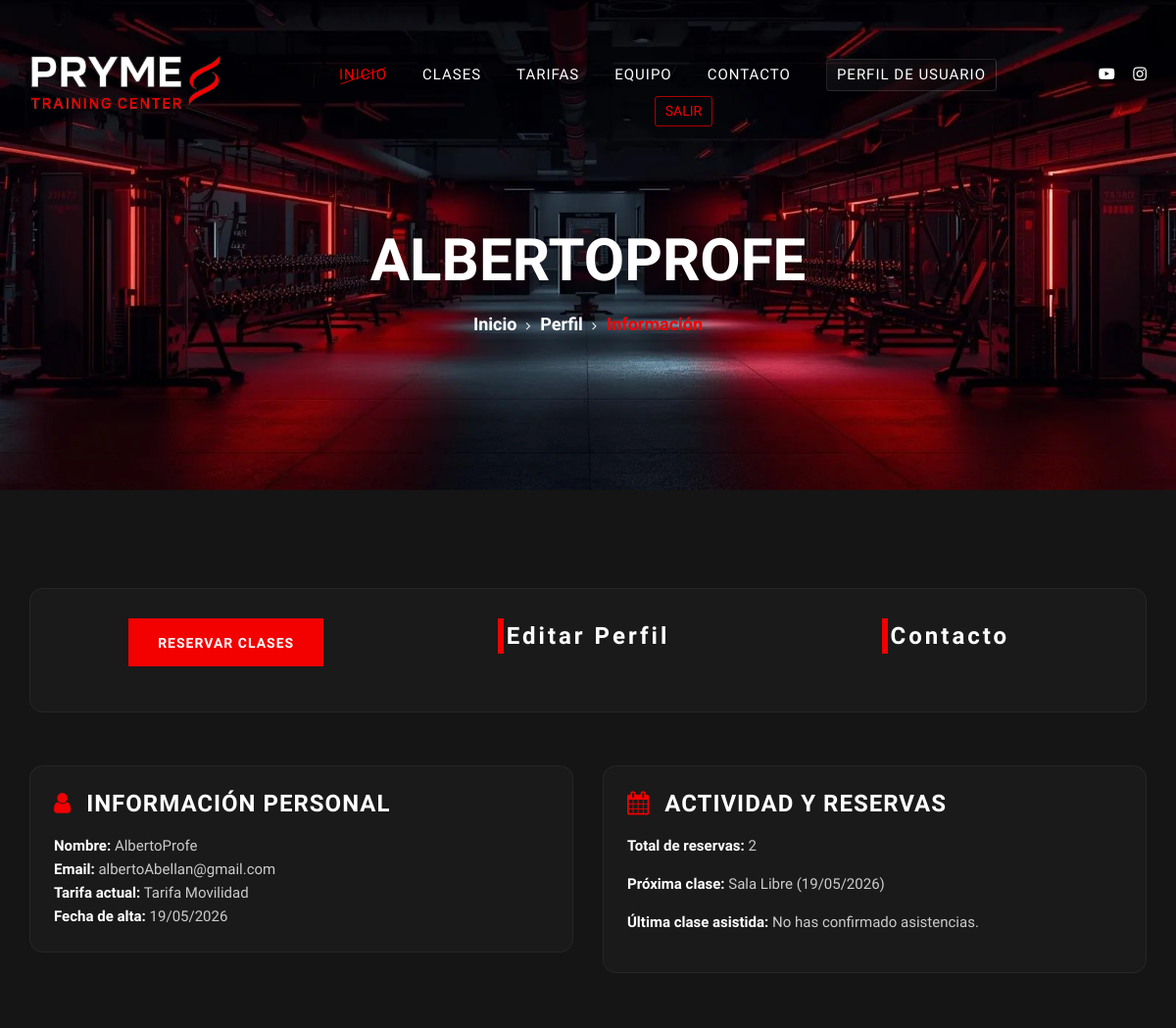
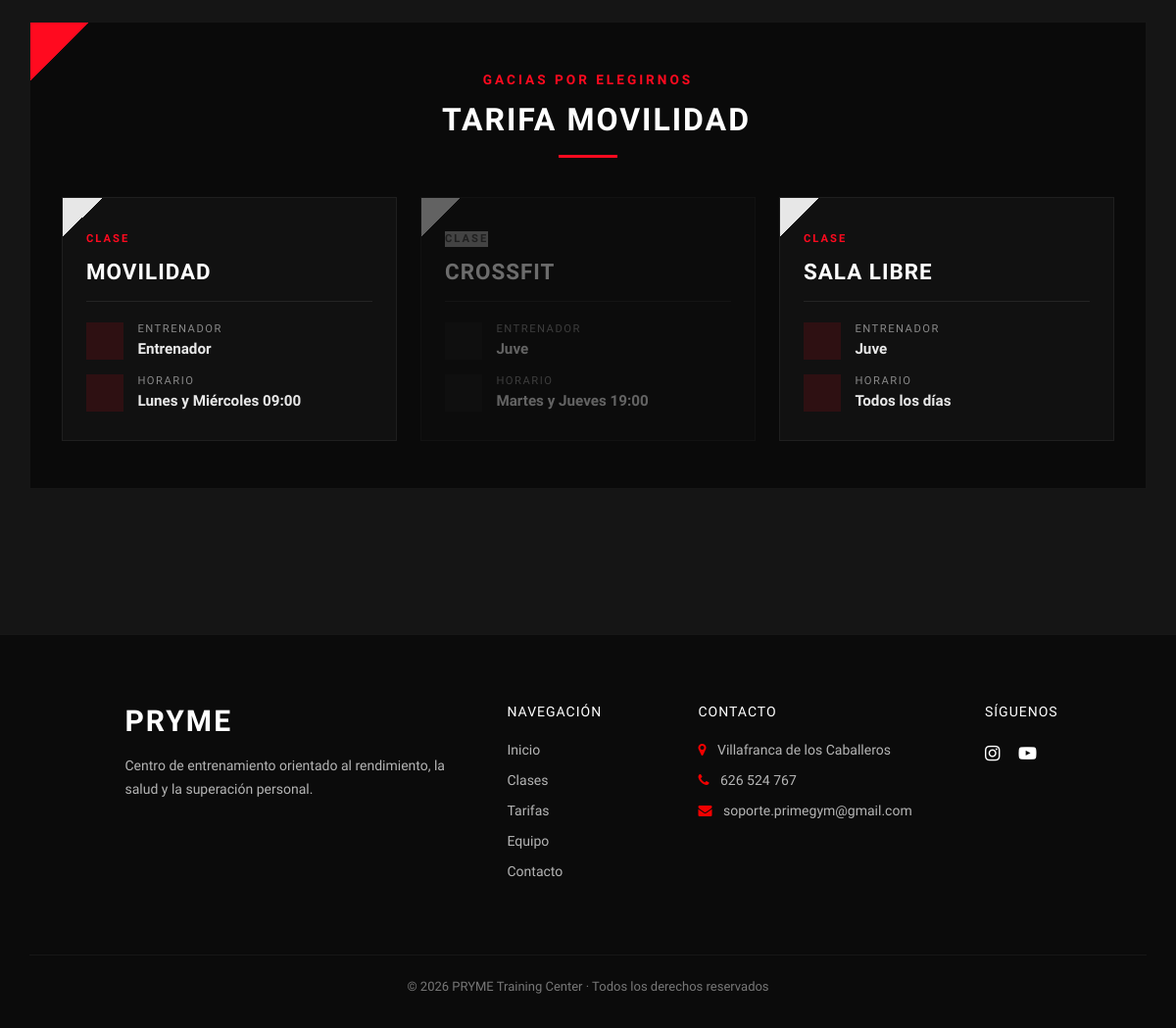
The app's page /perfil/ (signed in) with its own data (2 pictures, top to bottom).
### gimnasio/models.py (models this page shows, shortened)
class Cliente(models.Model):
    user = models.OneToOneField(User, on_delete=models.CASCADE)
    telefono = models.CharField(max_length=20, blank=True)
    tarifa = models.ForeignKey(Tarifa, on_delete=models.SET_NULL, null=True, blank=True)
    fecha_registro = models.DateField(auto_now_add=True)
    @property
    def nombre(self):
        return self.user.username
    @property
    def email(self):
        return self.user.email

class Tarifa(models.Model):
    nombre = models.CharField(max_length=50)
    precio = models.DecimalField(max_digits=10, decimal_places=2)
    duracion_meses = models.IntegerField()
    descripcion = models.TextField(blank=True, null=True)
    def __str__(self):
        return self.nombre

class Reserva(models.Model):
    ESTADOS = [
        ('reservada', 'Reservada'),
        ('asistio', 'Asistió'),
        ('cancelada', 'Cancelada'),
    ]
    cliente = models.ForeignKey(Cliente, on_delete=models.CASCADE, related_name="reservas")
    clase = models.ForeignKey(Clase, on_delete=models.CASCADE, related_name="reservas")
    fecha_reserva = models.DateField()
    estado = models.CharField(max_length=10, choices=ESTADOS, default='reservada')
    class Meta:
        unique_together = ('cliente', 'clase', 'fecha_reserva')

class Clase(models.Model):
    nombre = models.CharField(max_length=100)
    descripcion = models.TextField(blank=True, null=True)
    horario = models.CharField(max_length=50)
    entrenador = models.ForeignKey(Entrenador, on_delete=models.SET_NULL, null=True, related_name="clases")
    tarifas = models.ManyToManyField(Tarifa, related_name="clases")
    capacidad = models.IntegerField(default=20)

class Entrenador(models.Model):
    ROLES = (
        ('admin', 'Administrador'),
        ('empleado', 'Empleado'),
    )
    user = models.OneToOneField(User, on_delete=models.CASCADE)
    telefono = models.CharField(max_length=20, blank=True)
    especialidad = models.CharField(max_length=100)
    rol = models.CharField(max_length=20, choices=ROLES, default='empleado')
    @property
    def nombre(self):
        return self.user.username

### perfil/views.py (the view)
# urls.py: path('', views.dashboard, name='dashboard'),
@login_required
def dashboard(request):
    if request.user.is_staff:
        raise PermissionDenied
    cliente = get_cliente_actual(request)
    clases = Clase.objects.all().prefetch_related('tarifas')
    for clase in clases:
        clase.disponible = cliente.tarifa in clase.tarifas.all()
    reservas = cliente.reservas.all().order_by('fecha_reserva')
    proxima_reserva = reservas.filter(
        fecha_reserva__gte=date.today(),
        estado='reservada'
    ).first()
    ultima_asistencia = reservas.filter(
        estado='asistio'
    ).order_by('-fecha_reserva').first()
    context = {
        'cliente': cliente,
        'tarifa': cliente.tarifa,
        'num_reservas': reservas.count(),
        'proxima_reserva': proxima_reserva,
        'ultima_asistencia': ultima_asistencia,
        'clases': clases,
    }
    return render(request, 'perfil/dashboard.html', context)

### perfil/templates/perfil/dashboard.html
{% extends 'perfil/components/base_perfil.html' %}
{% block pagina %}Información{% endblock %}
{% block contenido %}
<div class="row">
    <div class="col-lg-12">
        {% include 'perfil/components/acciones_rapidas.html' %}
    </div>
</div>
<div class="row">
    <div class="col-lg-6 mb-4">
        {% include 'perfil/components/resumen_cliente.html' %}
    </div>
    <div class="col-lg-6 mb-4">
        {% include 'perfil/components/resumen_reservas.html' %}
    </div>
</div>
<div class="row">
    <div class="col-lg-12 mb-4">
        {% include 'perfil/components/clases_disponibles.html' %}
    </div>
</div>
{% endblock %}

### perfil/templates/perfil/components/base_perfil.html (shortened to what this page needs)
{% load static %}
<!DOCTYPE html>
<html lang="zxx">
<head>
    <link rel="stylesheet" href="{% static 'css/bootstrap.min.css' %}" type="text/css">
    <link rel="stylesheet" href="{% static 'css/font-awesome.min.css' %}" type="text/css">
    <link rel="stylesheet" href="{% static 'css/flaticon.css' %}" type="text/css">
    <link rel="stylesheet" href="{% static 'css/owl.carousel.min.css' %}" type="text/css">
    <link rel="stylesheet" href="{% static 'css/barfiller.css' %}" type="text/css">
    <link rel="stylesheet" href="{% static 'css/magnific-popup.css' %}" type="text/css">
    <link rel="stylesheet" href="{% static 'css/slicknav.min.css' %}" type="text/css">
    <link rel="stylesheet" href="{% static 'css/style.css' %}" type="text/css">
    <link rel="stylesheet" href="{% static 'css/perfil/style_perfil.css' %}" type="text/css">
    <link rel="stylesheet" href="https://unpkg.com/aos@next/dist/aos.css" />
</head>
<body>
    <header class="header-section">
        <div class="container-fluid">
            <div class="row">
                <div class="col-lg-3" data-aos="fade-down">
                    <div class="logo">
                        <a href="{% url 'main' %}">
                            <img src="{% static 'img/logo.png' %}" alt="Prime Gym Logo">
                        </a>
                    </div>
                </div>
                <div class="col-lg-8" data-aos="fade-down" data-aos-delay="100">
                    <nav class="nav-menu">
                        <ul>
                            <li class="active"><a href="{% url 'main' %}">Inicio</a></li>
                            <li><a href="{% url 'clases' %}">Clases</a></li>
                            <li><a href="{% url 'tarifas' %}">Tarifas</a></li>
                            <li><a href="{% url 'equipo' %}">Equipo</a></li>
                            <li><a href="{% url 'contacto' %}">Contacto</a></li>
                            {% if request.user.is_authenticated %}
                                {% if request.user.is_staff %}
                                    <li><a href="{% url 'entrenador:panel' %}" class="nav-profile">Panel entrenador</a></li>
                                {% else %}
                                    <li><a href="{% url 'perfil:dashboard' %}" class="nav-profile">Perfil de Usuario</a></li>
                                {% endif %}
                                    <li>
                                        <form method="post" action="{% url 'logout' %}">
                                            <button type="submit" class="logout-btn">
                                                Salir
                                            </button>
                                        </form>
                                    </li>
                            {% else %}
                                <li><a href="{% url 'login' %}" class="nav-auth">Iniciar sesión</a></li>
                                <li><a href="{% url 'register'%} " class="nav-auth-btn">Registrarse</a></li>
                            {% endif %}
                        </ul>
                    </nav>
                </div>
                <div class="col-lg-1" data-aos="fade-down" data-aos-delay="200">
                    <div class="top-option">
                        <div class="to-social">
                            <a href="#"><i class="fa fa-youtube-play"></i></a>
                            <a href="#"><i class="fa fa-instagram"></i></a>
                        </div>
                    </div>
                </div>
            </div>
        </div>
    </header>
<section class="breadcrumb-section set-bg" data-setbg="{% static 'img/breadcrumb-bg.webp' %}">
    <div class="container">
        <div class="row">
            <div class="col-lg-12 text-center">
                <div class="breadcrumb-text">
                    <h2 data-aos="fade-right" data-aos-delay="300"> {{ request.user.username }}</h2>
                    <div class="bt-option" data-aos="fade-left" data-aos-delay="400">
                        <a href="{% url 'main' %}">Inicio</a>
                        <a href="{% url 'perfil:dashboard'%}">Perfil</a>
                        <span>{% block pagina %}{% endblock %}</span>
                    </div>
                </div>
            </div>
        </div>
    </div>
</section>
<section class="spad">
    <div class="container">
        {% block contenido %}
        {% endblock %}
    </div>
</section>
<footer class="footer-section">
    <div class="container">
        <div class="row justify-content-center">
            <div class="col-lg-4 col-md-6 mb-4">
                <div class="footer-brand">
                    <h3>PRYME</h3>
                    <p>
                        Centro de entrenamiento orientado al rendimiento,
                        la salud y la superación personal.
                    </p>
                </div>
            </div>
            <div class="col-lg-2 col-md-6 mb-4">
                <h5 class="footer-title">Navegación</h5>
                <ul class="footer-links">
                    <li><a href="{% url 'main' %}">Inicio</a></li>
                    <li><a href="{% url 'clases' %}">Clases</a></li>
                    <li><a href="{% url 'tarifas' %}">Tarifas</a></li>
                    <li><a href="{% url 'equipo' %}">Equipo</a></li>
                    <li><a href="{% url 'contacto' %}">Contacto</a></li>
                </ul>
            </div>
            <div class="col-lg-3 col-md-6 mb-4">
                <h5 class="footer-title">Contacto</h5>
                <ul class="footer-contact">
                    <li><i class="fa fa-map-marker"></i> Villafranca de los Caballeros</li>
                    <li><i class="fa fa-phone"></i> 626 524 767</li>
                    <li><i class="fa fa-envelope"></i> soporte.primegym@gmail.com</li>
                </ul>
            </div>
            <div class="col-xl-1 col-lg-3 col-md-4 mb-4">
                <h5 class="footer-title">Síguenos</h5>
                <div class="footer-social">
                    <a href="#"><i class="fa fa-instagram"></i></a>
                    <a href="#"><i class="fa fa-youtube-play"></i></a>
                </div>
            </div>
        </div>
        <div class="footer-bottom text-center">
            <p>
                ©
                PRYME Training Center · Todos los derechos reservados
            </p>
        </div>
    </div>
</footer>
</body>
</html>

### perfil/templates/perfil/components/resumen_cliente.html (shortened to what this page needs)
<div class="row mb-4">
    <div class="col-lg-12">
        <div class="class-item p-4">
            <h4 class="mb-3">
                <i class="fa fa-user"></i> Información personal
            </h4>
            <ul class="list-unstyled">
                <li>
                    <strong>Nombre:</strong> {{ cliente.nombre }}
                </li>
                <li>
                    <strong>Email:</strong> {{ cliente.email }}
                </li>
                <li>
                    <strong>Tarifa actual:</strong>
                    {% if cliente.tarifa %}
                        {{ cliente.tarifa.nombre }}
                    {% else %}
                        Sin tarifa
                    {% endif %}
                </li>
                <li>
                    <strong>Fecha de alta:</strong> {{ cliente.fecha_registro|date:"d/m/Y" }}
                </li>
            </ul>
        </div>
    </div>
</div>

### perfil/templates/perfil/components/resumen_reservas.html
<div class="row mb-4">
    <div class="col-lg-12">
        <div class="class-item p-4">
            <h4 class="mb-3">
                <i class="fa fa-calendar"></i> Actividad y reservas
            </h4>
            <p>
                <strong>Total de reservas:</strong> {{ num_reservas }}
            </p>
            {% if proxima_reserva %}
                <p>
                    <strong>Próxima clase:</strong>
                    {{ proxima_reserva.clase.nombre }}
                    ({{ proxima_reserva.fecha_reserva|date:"d/m/Y" }})
                </p>
            {% else %}
                <p>No tienes clases reservadas próximamente.</p>
            {% endif %}
            {% if ultima_asistencia %}
                <p>
                    <strong>Última clase asistida:</strong>
                    {{ ultima_asistencia.clase.nombre }}
                    ({{ ultima_asistencia.fecha_reserva|date:"d/m/Y" }})
                </p>
            {% else %}
                <p>
                    <strong>Última clase asistida:</strong> No has confirmado asistencias.
                </p>
            {% endif %}
        </div>
    </div>
</div>

### perfil/templates/perfil/components/clases_disponibles.html (shortened to what this page needs)
<div class="row mb-4">
    <div class="col-lg-12">
        <div class="clases-disponibles-section">
            <div class="clases-header">
                <span class="clases-subtitle">GACIAS POR ELEGIRNOS</span>
                <h4 class="clases-title">
                    {% if cliente.tarifa == None %}
                        No tienes tarifa
                    {% else %}
                        {{ cliente.tarifa }}
                    {% endif %}
                </h4>
                <div class="clases-divider"></div>
            </div>
            {% if clases %}
                <div class="clases-grid">
                    {% for clase in clases %}
                        <div class="clase-card {% if not clase.disponible %}clase-card--disabled{% endif %}">
                            <div class="clase-card-body">
                                <span class="clase-tag">CLASE</span>
                                <h5 class="clase-nombre">{{ clase.nombre }}</h5>
                                <div class="clase-info">
                                    <div class="clase-info-item">
                                        <i class="fa fa-user-tie"></i>
                                        <div>
                                            <span class="clase-info-label">Entrenador</span>
                                            <span class="clase-info-value">{{ clase.entrenador.nombre }}</span>
                                        </div>
                                    </div>
                                    <div class="clase-info-item">
                                        <i class="fa fa-clock"></i>
                                        <div>
                                            <span class="clase-info-label">Horario</span>
                                            <span class="clase-info-value">{{ clase.horario }}</span>
                                        </div>
                                    </div>
                                </div>
                            </div>
                        </div>
                    {% endfor %}
                </div>
            {% else %}
                <div class="clases-empty">
                    <i class="fa fa-circle-exclamation"></i>
                    <p>No hay clases disponibles para tu tarifa.</p>
                </div>
            {% endif %}
        </div>
    </div>
</div>

### records on screen
Cliente: nombre "AlbertoProfe", email "albertoAbellan@gmail.com", tarifa.nombre "Tarifa Movilidad", fecha_registro "19/05/2026", tarifa "TARIFA MOVILIDAD"
Reserva: clase.nombre "Sala Libre", fecha_reserva "19/05/2026"
Clase: nombre "MOVILIDAD", entrenador.nombre "Entrenador", horario "Lunes y Miércoles 09:00"
Clase: nombre "CROSSFIT", entrenador.nombre "Juve", horario "Martes y Jueves 19:00"
Clase: nombre "SALA LIBRE", entrenador.nombre "Juve", horario "Todos los días"

### other values on screen
{{ request.user.username }} "ALBERTOPROFE"
{{ num_reservas }} "2"
